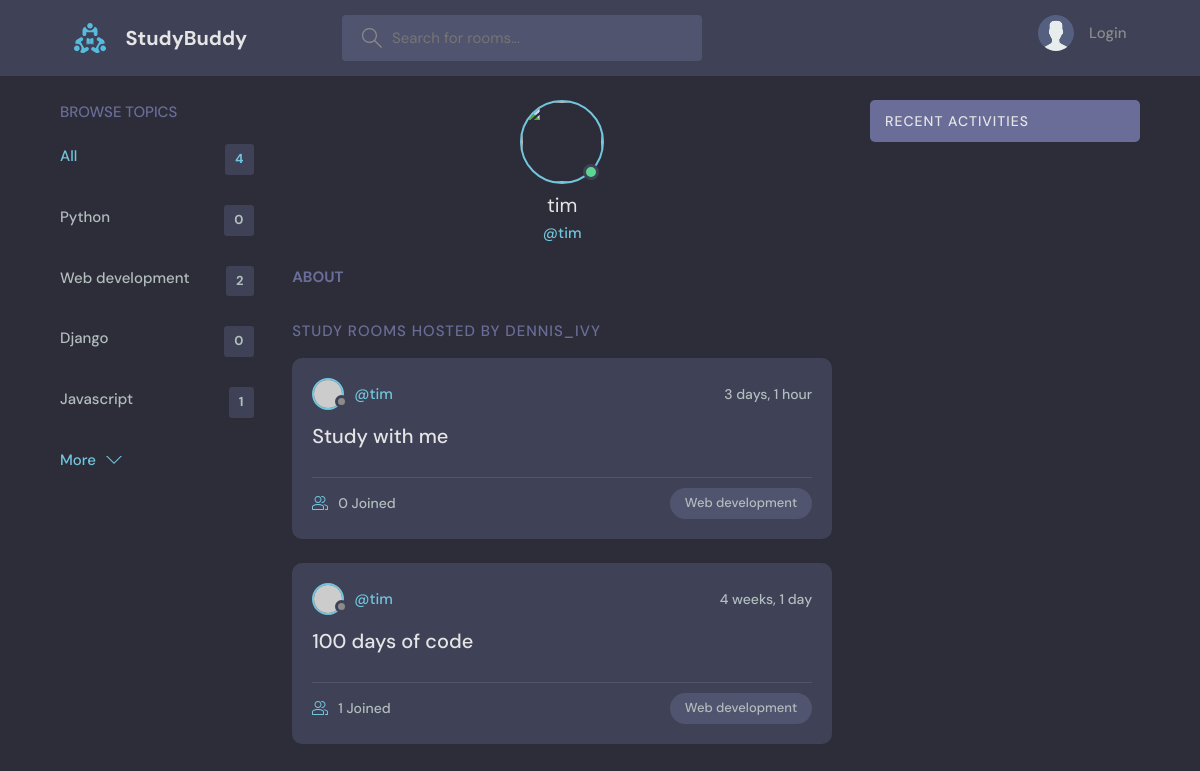
The page /profile/2 on the database as committed earlier.
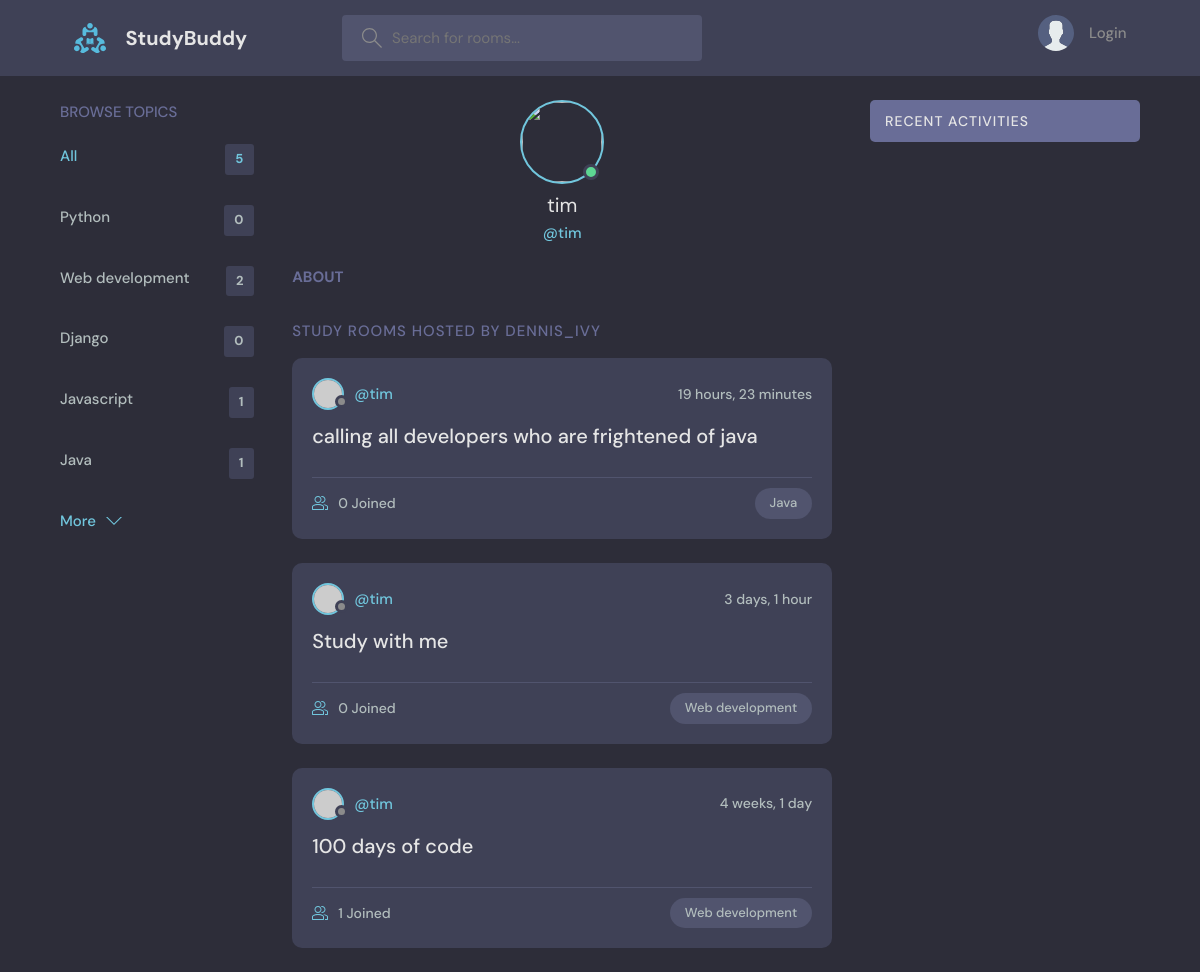
The same page on the database as committed later.
### base/models.py (models this page shows, shortened)
class Topic(models.Model):
    name = models.CharField(max_length=200)

class Room(models.Model):
    host = models.ForeignKey(User, on_delete=models.SET_NULL, null=True)
    topic = models.ForeignKey(Topic, on_delete=models.SET_NULL, null=True)
    name = models.CharField(max_length=200)
    description = models.TextField(null=True, blank=True)
    participants = models.ManyToManyField(User,
                                          related_name='participants',
                                          blank=True)
    updated = models.DateTimeField(auto_now=True)
    created = models.DateTimeField(auto_now_add=True)
    class Meta:
        ordering = ['-updated', '-created']

### base/views.py (the view)
# urls.py: path('profile/<str:pk>', views.userProfile, name='user-profile'),
def userProfile(request, pk):
  user = User.objects.get(id=pk)
  rooms = user.room_set.all()
  room_message = user.message_set.all()
  topics = Topic.objects.all()
  context = {'user': user, 'rooms': rooms, 'room_message': room_message, 'topics': topics}
  return render(request, 'base/profile.html', context)

### base/templates/base/profile.html (shortened to what this page needs)
{% extends 'main.html' %}
{% block content %}
<main class="profile-page layout layout--3">
  <div class="container">
    {% include 'base/topics_component.html' %}
    <div class="roomList">
      <div class="profile">
        <div class="profile__avatar">
          <div class="avatar avatar--large active">
            <img src="{{user.avatar.url}}" />
          </div>
        </div>
        <div class="profile__info">
          <h3>{{user.username}}</h3>
          <p>@{{user.username}}</p>
        </div>
        <div class="profile__about">
          <h3>About</h3>
        </div>
      </div>
      <div class="roomList__header">
        <div>
          <h2>Study Rooms Hosted by dennis_ivy</a>
          </h2>
        </div>
      </div>
      {% include 'base/feed_component.html' %}
    </div>
    {% include 'base/activity_component.html' %}
  </div>
</main>
{% endblock %}

### base/templates/base/topics_component.html
<div class="topics">
  <div class="topics__header">
    <h2>Browse Topics</h2>
  </div>
  <ul class="topics__list">
    <li>
      <a href="{% url 'home' %}" class="active">All <span>{{topics.count}}</span></a>
    </li>
    {% for topic in topics %}
      <li>
        <a href="{% url 'home' %}?q={{topic.name}}">{{topic.name}}<span>{{topic.room_set.all.count}}</span></a>
      </li>
    {% endfor %}
  </ul>
  <a class="btn btn--link" href="topics.html">
    More
    <svg version="1.1" xmlns="http://www.w3.org/2000/svg" width="32" height="32" viewBox="0 0 32 32">
      <title>chevron-down</title>
      <path d="M16 21l-13-13h-3l16 16 16-16h-3l-13 13z"></path>
    </svg>
  </a>
</div>

### base/templates/base/feed_component.html
{% for room in rooms %}
<div class="roomListRoom">
  <div class="roomListRoom__header">
    <a href="{% url 'user-profile' room.host.id %}" class="roomListRoom__author">
      <div class="avatar avatar--small">
        <img src="https://randomuser.me/api/portraits/women/11.jpg" />
      </div>
      <span>@{{room.host.username}}</span>
    </a>
    <div class="roomListRoom__actions">
      <span>{{room.created|timesince}}</span>
    </div>
  </div>
  <div class="roomListRoom__content">
    <a href="{% url 'room' room.id %}">{{room.name}}</a>
  </div>
  <div class="roomListRoom__meta">
    <a href="{% url 'room' room.id %}" class="roomListRoom__joined">
      <svg version="1.1" xmlns="http://www.w3.org/2000/svg" width="32" height="32" viewBox="0 0 32 32">
        <title>{{room.topic.name}}</title>
        <path
          d="M30.539 20.766c-2.69-1.547-5.75-2.427-8.92-2.662 0.649 0.291 1.303 0.575 1.918 0.928 0.715 0.412 1.288 1.005 1.71 1.694 1.507 0.419 2.956 1.003 4.298 1.774 0.281 0.162 0.456 0.487 0.456 0.85v4.65h-4v2h5c0.553 0 1-0.447 1-1v-5.65c0-1.077-0.56-2.067-1.461-2.584z"
        ></path>
        <path
          d="M22.539 20.766c-6.295-3.619-14.783-3.619-21.078 0-0.901 0.519-1.461 1.508-1.461 2.584v5.65c0 0.553 0.447 1 1 1h22c0.553 0 1-0.447 1-1v-5.651c0-1.075-0.56-2.064-1.461-2.583zM22 28h-20v-4.65c0-0.362 0.175-0.688 0.457-0.85 5.691-3.271 13.394-3.271 19.086 0 0.282 0.162 0.457 0.487 0.457 0.849v4.651z"
        ></path>
        <path
          d="M19.502 4.047c0.166-0.017 0.33-0.047 0.498-0.047 2.757 0 5 2.243 5 5s-2.243 5-5 5c-0.168 0-0.332-0.030-0.498-0.047-0.424 0.641-0.944 1.204-1.513 1.716 0.651 0.201 1.323 0.331 2.011 0.331 3.859 0 7-3.141 7-7s-3.141-7-7-7c-0.688 0-1.36 0.131-2.011 0.331 0.57 0.512 1.089 1.075 1.513 1.716z"
        ></path>
        <path
          d="M12 16c3.859 0 7-3.141 7-7s-3.141-7-7-7c-3.859 0-7 3.141-7 7s3.141 7 7 7zM12 4c2.757 0 5 2.243 5 5s-2.243 5-5 5-5-2.243-5-5c0-2.757 2.243-5 5-5z"
        ></path>
      </svg>
      {{room.participants.all.count}} Joined
    </a>
    <p class="roomListRoom__topic">{{room.topic.name}}</p>
  </div>
</div>
{% endfor %}

Rows that differ between the two databases and show on the page:
added Topic: name "Java", room_set.all.count "1"
added Room: host.username "tim", created "19 hours, 23 minutes", name "calling all developers who are frightened of java", participants.all.count "0", topic.name "Java"
Other text that changed with them:
{{ topics.count }}: "4" → "5"
